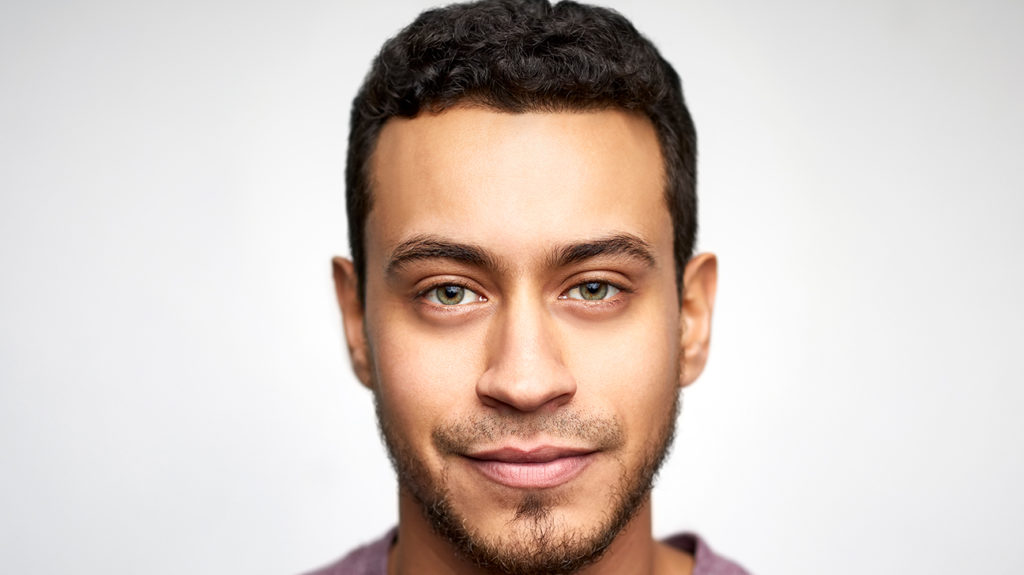
#> input picture Data/boy_face.jpg, 1024 x 575 px
$ python opencv_face_1.py
#> lines starting #> are read from the running program, lines starting #| are printed output that depends on the picture; after the words box and inside, x2 and y2 are one past the last pixel; in counts of white or black regions, pixels touching at a corner belong together
import cv2
import os
import matplotlib.pyplot as plt

image_face = r"Data/boy_face.jpg"
frontal_face = r"FaceDetection/haarcascade_frontalface_alt.xml"
os.chdir('../')
current_dir = os.getcwd()
image_path = os.path.join(current_dir, image_face)

image = cv2.imread(image_path)
#> image is the input picture: shape (575, 1024, 3); mean B, G, R 193.4, 200.1, 212.8
gray_image = cv2.cvtColor(image, cv2.COLOR_BGR2GRAY)
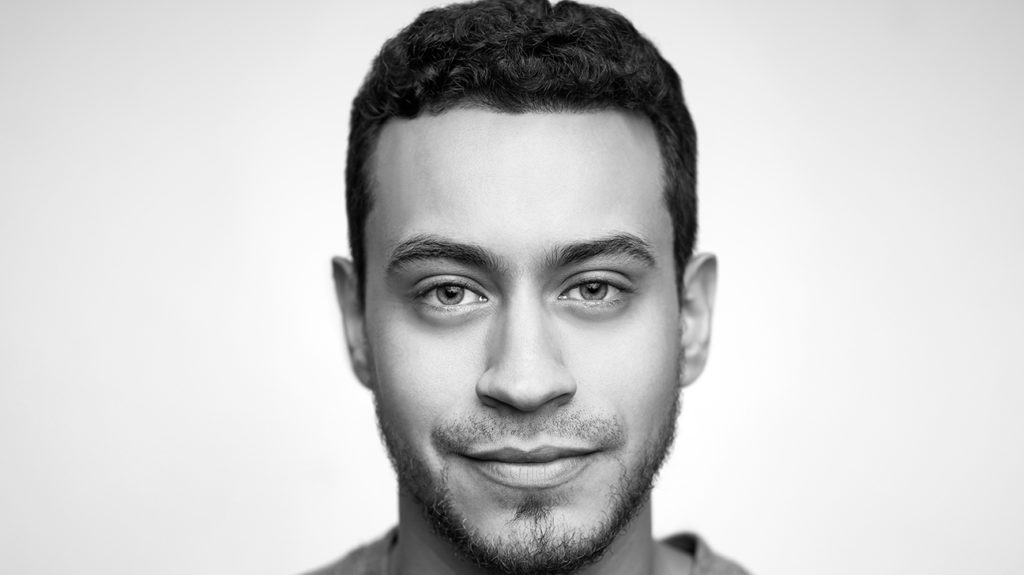
#> gray_image: shape (575, 1024); min 0, max 255, mean 203.1
# pre-trained viola-james algorithm include positive and negative
cascade_classifier = cv2.CascadeClassifier(os.path.join(current_dir, frontal_face))
detected_faces = cascade_classifier.detectMultiScale(gray_image, scaleFactor=1.07, minNeighbors=10, minSize=(30, 30))
#> detected_faces = [[331, 133, 388, 388]]
print(detected_faces)
#| [[331 133 388 388]]

for x, y, width, height in detected_faces:
    cv2.rectangle(image, (x, y), (x + width, y + height), (0, 0, 255), 10)
    plt.imshow(cv2.cvtColor(image, cv2.COLOR_BGR2RGB))
    plt.show()
#> this loop made 1 pass
#> pass 1, `plt.show()`:
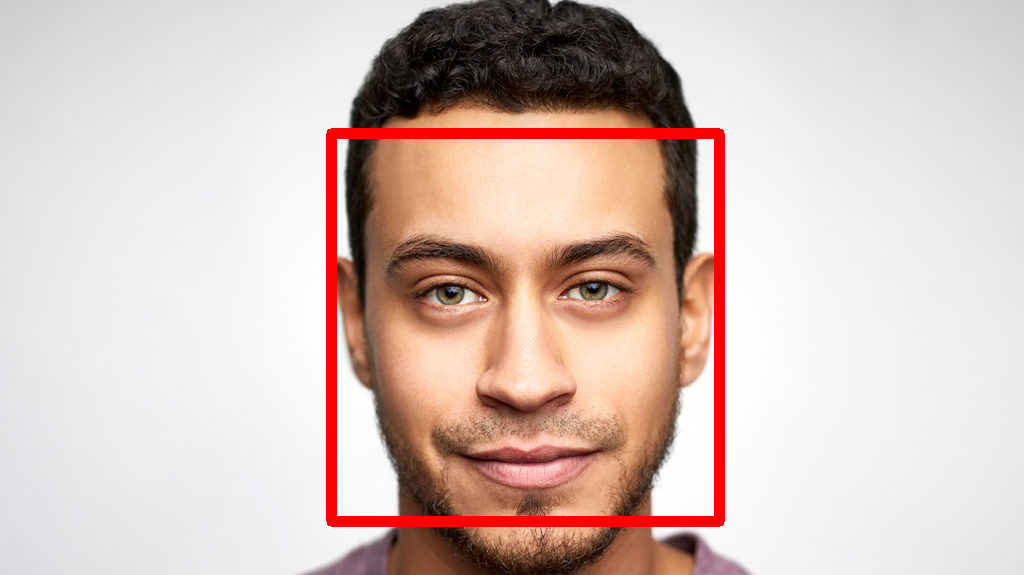
#> shown: shape (575, 1024, 3); mean R, G, B 213.8, 194.2, 187.9
#> after the loop:
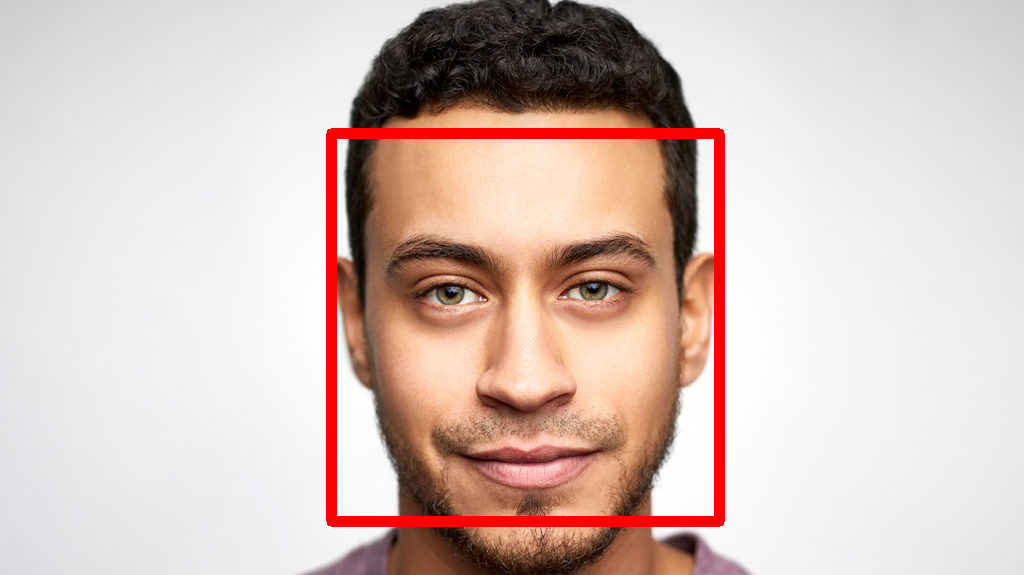
#> image: shape (575, 1024, 3); 2.89% of pixels changed, all inside (x1, y1, x2, y2) = (326, 128, 725, 527)

$ run again, with Data/people.jpg copied over Data/boy_face.jpg
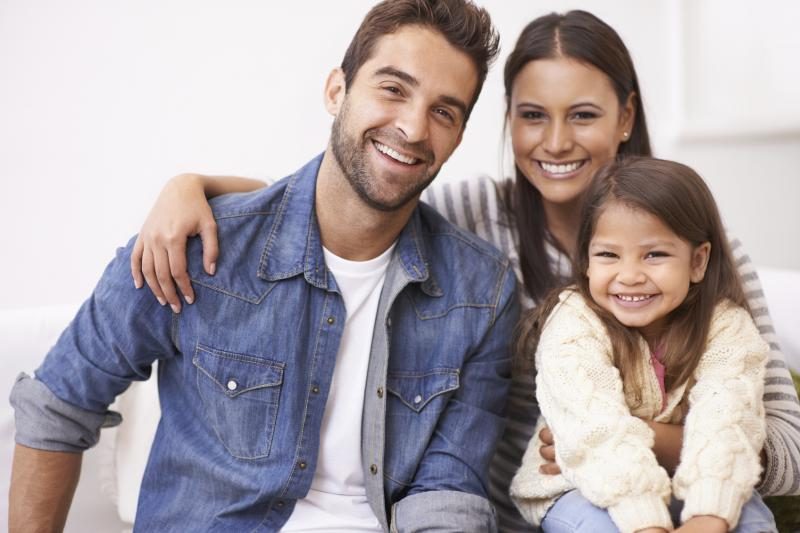
#> input picture Data/people.jpg, 800 x 533 px
#> image is the input picture: shape (533, 800, 3); mean B, G, R 165.6, 161.8, 171.2
#> `gray_image = cv2.cvtColor(image, cv2.COLOR_BGR2GRAY)`:
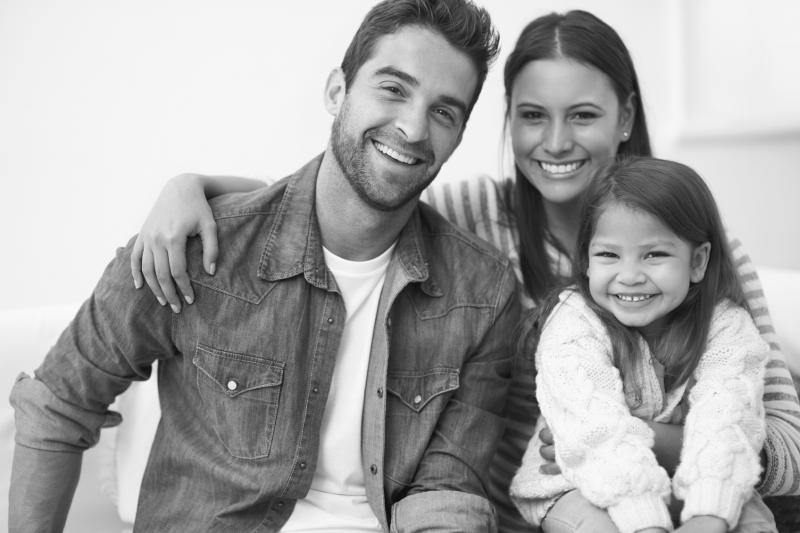
#> gray_image: shape (533, 800); min 4, max 254, mean 165.1
#> detected_faces = [[495, 66, 129, 129], [574, 210, 115, 115]]
#| [[495  66 129 129]
#|  [574 210 115 115]]
#> the loop `for x, y, width, height in detected_faces:` made 2 passes
#> after the loop `for x, y, width, height in detected_faces:`:
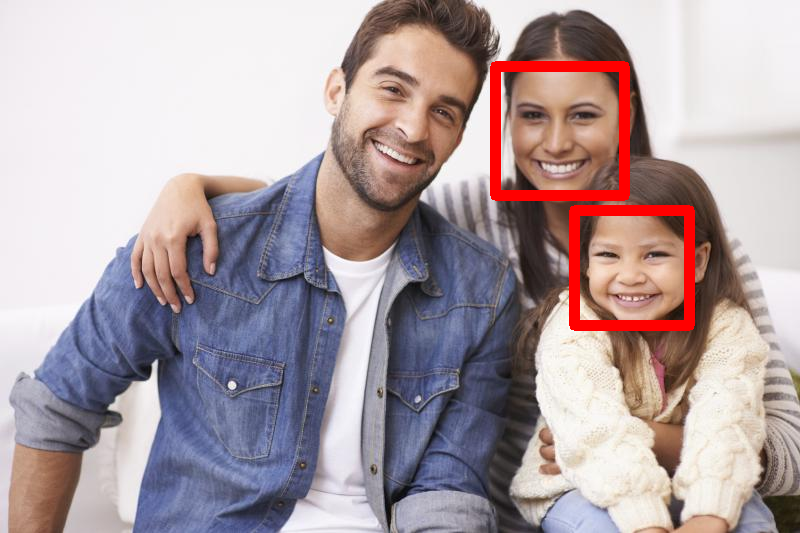
#> image: shape (533, 800, 3); 2.5% of pixels changed, all inside (x1, y1, x2, y2) = (490, 61, 695, 331)
